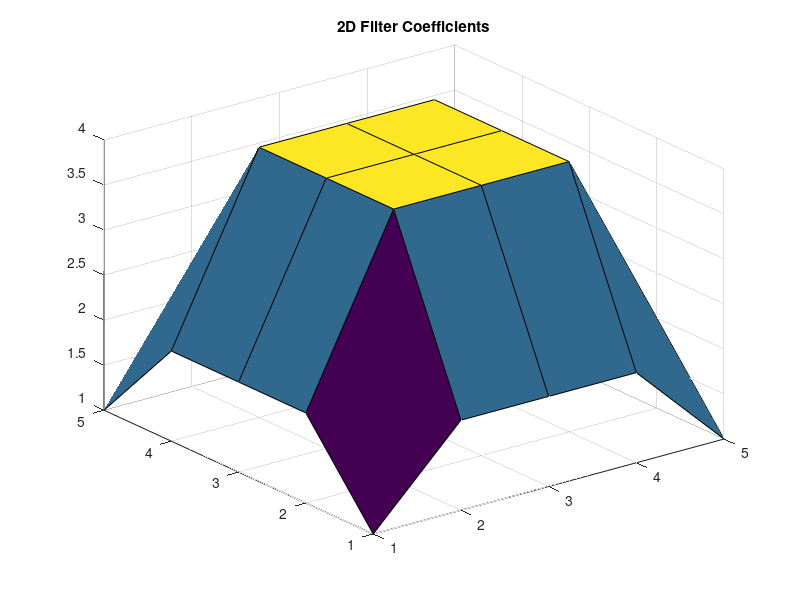
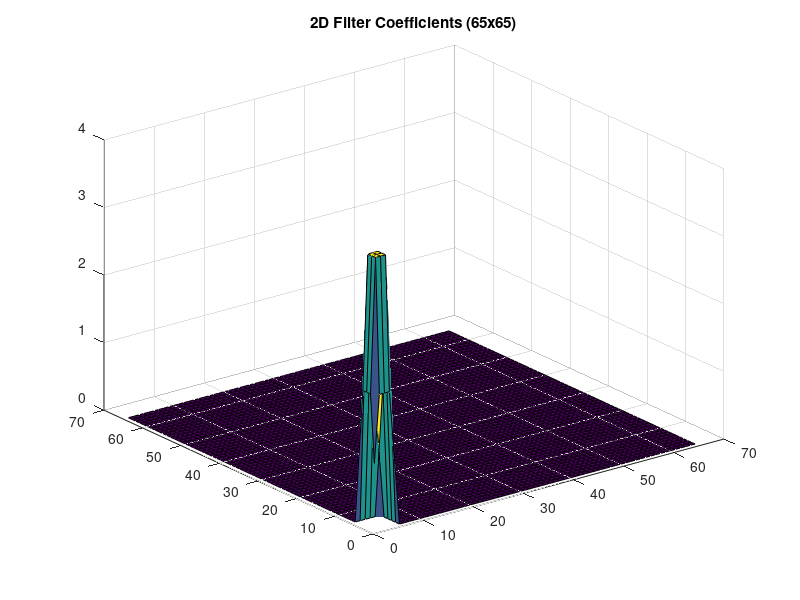

These figures' MATLAB source, in order: (Note: this script raises an error after producing the figures.)
% EECE 4510 - Marquette University
% Final, Andrew Simon
% Problem 2 - Blandford & Parr 10.11
%
% References:
% 1) prob_10_11_example.m, Fred J. Frigo, Ph.D.

% Clear workspace between runs
clear all, clc

% (1) Setup the given vector 
h = [1, 2, 2]; % Given
h = [h 2 1];   % Extended to make result have 0 phase  

% (2) multiply vector by itself to get 2D matrix
h2d = (h')*h;

% (3) Extend it to length 65
N = 65; % desired length
kernel_1d = [ h zeros(1, N-length(h)) ];

% (4) Multiply result by itself to create 65x65 space
kernel_2d = kernel_1d'*kernel_1d;

% (5) plot result of 2D matrix and matrix in 65x65 matrix space
figure;     % Just coefficients of h in 2D
surf(h2d);
title('2D Filter Coefficients');

figure;     % h coefficients in 2D extended to 65x65 
surf(kernel_2d);
title('2D Filter Coefficients (65x65)');

figure;     % Freq response using h
freqz2(h2d, [N, N]);
title('Frequency Response');
